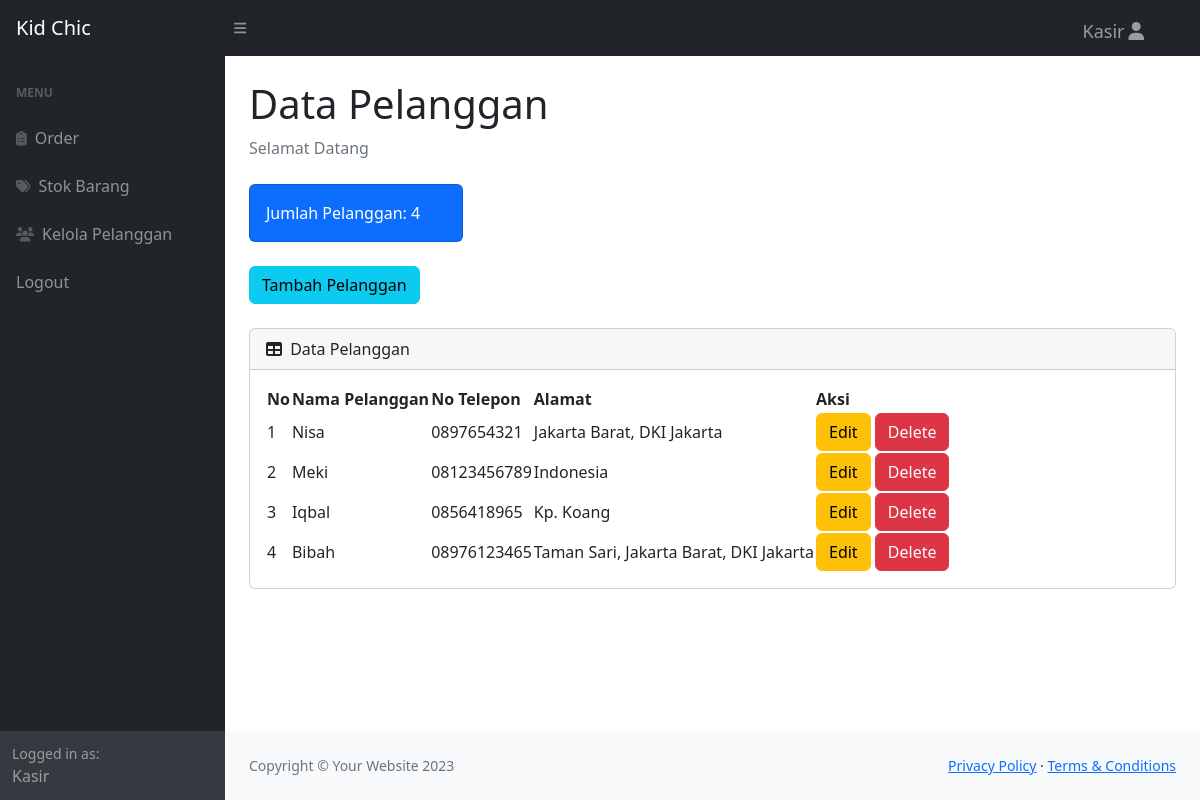
The app's page /pelanggan.php (signed in) with its own data.
### tables this page shows
CREATE TABLE `pelanggan` (
  `id_pelanggan` int(11) NOT NULL,
  `namapelanggan` varchar(50) NOT NULL,
  `notelp` varchar(15) NOT NULL,
  `alamat` text NOT NULL
);

### pelanggan.php (the view, shortened to what this page needs)
<?php
require 'ceklogin.php';
$h1 = mysqli_query($c, "select * from pelanggan");
$h2 = mysqli_num_rows($h1);
?>
<!DOCTYPE html>
<html lang="en">
    <head>
        <link href="https://cdn.jsdelivr.net/npm/simple-datatables@7.1.2/dist/style.min.css" rel="stylesheet" />
        <link href="css/styles.css" rel="stylesheet" />
    </head>
    <body class="sb-nav-fixed">
        <nav class="sb-topnav navbar navbar-expand navbar-dark bg-dark">
            <a class="navbar-brand ps-3" href="index.php">Kid Chic</a>
            <button class="btn btn-link btn-sm order-1 order-lg-0 me-4 me-lg-0" id="sidebarToggle" href="#!"><i class="fas fa-bars"></i></button>
            <ul class="navbar-nav ms-auto ms-md-0 me-3 me-lg-4">
                <li class="nav-item dropdown">
                    <a class="nav-link custom-nav-link" id="navbarDropdown" href="kasir.php" role="button">Kasir<i class="fas fa-user fa-fw"></i></a>
            </ul>
        </nav>
        <div id="layoutSidenav">
            <div id="layoutSidenav_nav">
                <nav class="sb-sidenav accordion sb-sidenav-dark" id="sidenavAccordion">
                    <div class="sb-sidenav-menu">
                        <div class="nav">
                        <div class="sb-sidenav-menu-heading">Menu</div>
                            <a class="nav-link" href="pesanan.php">
                                <div class="sb-nav-link-icon"><i class="fas fa-clipboard-list"></i></div>
                                Order
                            </a>
                            <a class="nav-link" href="stok.php">
                                <div class="sb-nav-link-icon"><i class="fas fa-tags"></i></div>
                                Stok Barang
                            </a>
                            <a class="nav-link" href="pelanggan.php">
                                <div class="sb-nav-link-icon"><i class="fas fa-users"></i></i></div>
                                Kelola Pelanggan
                            </a>
                            <a class="nav-link" href="logout.php">
                                Logout
                            </a>
                        </div>
                    </div>
                    <div class="sb-sidenav-footer">
                        <div class="small">Logged in as:</div>
                        Kasir
                    </div>
                </nav>
            </div>
            <div id="layoutSidenav_content">
                <main>
                    <div class="container-fluid px-4">
                        <h1 class="mt-4">Data Pelanggan</h1>
                        <ol class="breadcrumb mb-4">
                            <li class="breadcrumb-item active">Selamat Datang</li>
                        </ol>
                        <div class="row">
                            <div class="col-xl-3 col-md-6">
                                <div class="card bg-primary text-white mb-4">
                                    <div class="card-body">Jumlah Pelanggan: <?=$h2;?></div>
                                </div>
                            </div>
                        </div>
                        <button type="button" class="btn btn-info mb-4" data-bs-toggle="modal" data-bs-target="#myModal">
                            Tambah Pelanggan
                        </button>
                        <div class="card mb-4">
                            <div class="card-header">
                                <i class="fas fa-table me-1"></i>
                                Data Pelanggan
                            </div>
                            <div class="card-body">
                                <table id="datatablesSimple">
                                    <thead>
                                        <tr>
                                            <th>No</th>
                                            <th>Nama Pelanggan</th>
                                            <th>No Telepon</th>
                                            <th>Alamat</th>
                                            <th>Aksi</th>
                                        </tr>
                                    </thead>
                                    <tbody>
                                    <?php
                                    $get = mysqli_query($c, "select * from pelanggan");
                                    $i = 1;
                                    while($p=mysqli_fetch_array($get)){
                                    $namapelanggan = $p['namapelanggan'];
                                    $notelp = $p['notelp'];
                                    $alamat = $p['alamat'];
                                    $idpl = $p['id_pelanggan'];
                                    ?>
                                        <tr>
                                            <td><?=$i++;?></td>
                                            <td><?=$namapelanggan;?></td>
                                            <td><?=$notelp;?></td>
                                            <td><?=$alamat;?></td>
                                            <td>
                                                <button type="button" class="btn btn-warning" data-bs-toggle="modal" data-bs-target="#edit<?=$idpl;?>">Edit</button>
                                                <button type="button" class="btn btn-danger" data-bs-toggle="modal" data-bs-target="#delete<?=$idpl;?>">Delete</button>
                                            </td>
                                        </tr>
                                    <?php
                                    };
                                    ?>
                                    </tbody>
                                </table>
                            </div>
                        </div>
                    </div>
                </main>
                <footer class="py-4 bg-light mt-auto">
                    <div class="container-fluid px-4">
                        <div class="d-flex align-items-center justify-content-between small">
                            <div class="text-muted">Copyright &copy; Your Website 2023</div>
                            <div>
                                <a href="#">Privacy Policy</a>
                                &middot;
                                <a href="#">Terms &amp; Conditions</a>
                            </div>
                        </div>
                    </div>
                </footer>
            </div>
        </div>
    </body>
</html>

### pelanggan.php (style rules this page uses)
.custom-nav-link { position: fixed; top: 10px; right: 45px; font-size: 18px; }

### records on screen
pelanggan: namapelanggan "Nisa", notelp "0897654321", alamat "Jakarta Barat, DKI Jakarta"
pelanggan: namapelanggan "Meki", notelp "08123456789", alamat "Indonesia"
pelanggan: namapelanggan "Iqbal", notelp "0856418965", alamat "Kp. Koang"
pelanggan: namapelanggan "Bibah", notelp "08976123465", alamat "Taman Sari, Jakarta Barat, DKI Jakarta"

### other values on screen
$h2 "4"
